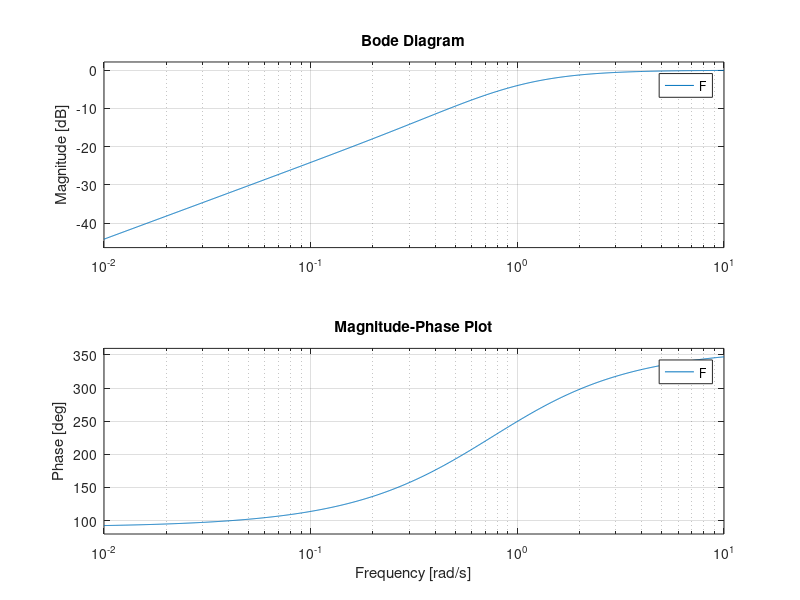

MATLAB code for this plot:
% Define the transfer function
num = [1];
den = [1, 0];
G = tf(num, den);

N = 0.5*G+1;

D = 0.81*G^2 - 1.8*cos(pi/16)*G + 1;

F = N/D;

% Print out the transfer function
figure;
bode(F);
title('Magnitude-Phase Plot');
